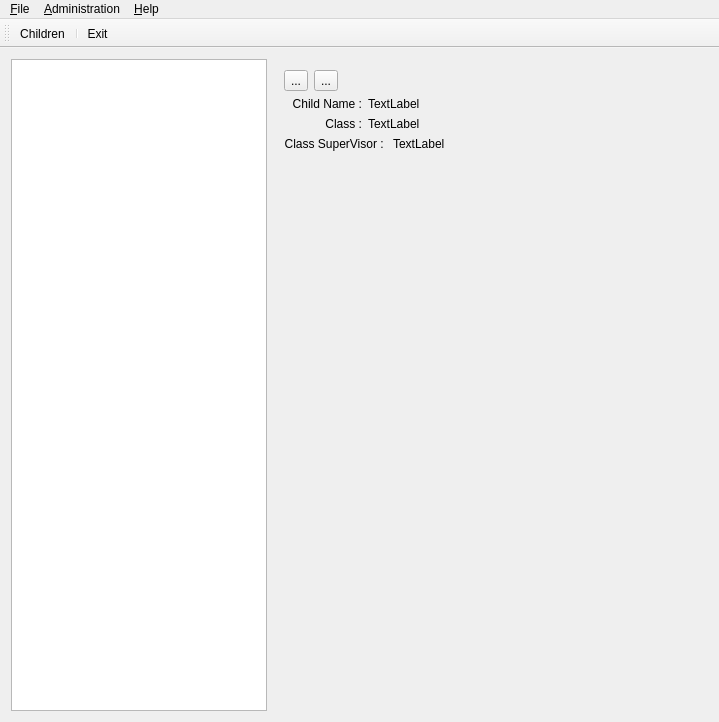
<?xml version="1.0" encoding="UTF-8"?>
<ui version="4.0">
 <class>SmartSchool</class>
 <widget class="QMainWindow" name="SmartSchool">
  <property name="geometry">
   <rect>
    <x>0</x>
    <y>0</y>
    <width>719</width>
    <height>722</height>
   </rect>
  </property>
  <property name="windowTitle">
   <string>Smart School V1.0</string>
  </property>
  <widget class="QWidget" name="centralWidget">
   <layout class="QHBoxLayout" name="horizontalLayout">
    <item>
     <widget class="QListView" name="lstGeneral">
      <property name="sizePolicy">
       <sizepolicy hsizetype="Minimum" vsizetype="Minimum">
        <horstretch>0</horstretch>
        <verstretch>0</verstretch>
       </sizepolicy>
      </property>
      <property name="minimumSize">
       <size>
        <width>100</width>
        <height>100</height>
       </size>
      </property>
      <property name="maximumSize">
       <size>
        <width>300</width>
        <height>16777215</height>
       </size>
      </property>
     </widget>
    </item>
    <item>
     <widget class="QStackedWidget" name="stackedWidget">
      <widget class="QWidget" name="pgChildren">
       <layout class="QVBoxLayout" name="verticalLayout_2">
        <item>
         <layout class="QHBoxLayout" name="horizontalLayout_6">
          <item>
           <widget class="QToolButton" name="toolButton_2">
            <property name="text">
             <string>...</string>
            </property>
           </widget>
          </item>
          <item>
           <widget class="QToolButton" name="toolButton">
            <property name="text">
             <string>...</string>
            </property>
           </widget>
          </item>
          <item>
           <spacer name="horizontalSpacer_2">
            <property name="orientation">
             <enum>Qt::Horizontal</enum>
            </property>
            <property name="sizeHint" stdset="0">
             <size>
              <width>40</width>
              <height>20</height>
             </size>
            </property>
           </spacer>
          </item>
         </layout>
        </item>
        <item>
         <layout class="QHBoxLayout" name="horizontalLayout_5">
          <item>
           <layout class="QVBoxLayout" name="verticalLayout">
            <item>
             <layout class="QHBoxLayout" name="horizontalLayout_2">
              <item>
               <widget class="QLabel" name="label">
                <property name="text">
                 <string>Child Name :</string>
                </property>
                <property name="alignment">
                 <set>Qt::AlignRight|Qt::AlignTrailing|Qt::AlignVCenter</set>
                </property>
               </widget>
              </item>
              <item>
               <widget class="QLabel" name="label_5">
                <property name="text">
                 <string>TextLabel</string>
                </property>
               </widget>
              </item>
             </layout>
            </item>
            <item>
             <layout class="QHBoxLayout" name="horizontalLayout_3">
              <item>
               <widget class="QLabel" name="label_2">
                <property name="text">
                 <string>Class :</string>
                </property>
                <property name="alignment">
                 <set>Qt::AlignRight|Qt::AlignTrailing|Qt::AlignVCenter</set>
                </property>
               </widget>
              </item>
              <item>
               <widget class="QLabel" name="label_6">
                <property name="text">
                 <string>TextLabel</string>
                </property>
               </widget>
              </item>
             </layout>
            </item>
            <item>
             <layout class="QHBoxLayout" name="horizontalLayout_4">
              <item>
               <widget class="QLabel" name="label_3">
                <property name="text">
                 <string>Class SuperVisor : </string>
                </property>
                <property name="alignment">
                 <set>Qt::AlignRight|Qt::AlignTrailing|Qt::AlignVCenter</set>
                </property>
               </widget>
              </item>
              <item>
               <widget class="QLabel" name="label_7">
                <property name="text">
                 <string>TextLabel</string>
                </property>
               </widget>
              </item>
             </layout>
            </item>
           </layout>
          </item>
          <item>
           <spacer name="horizontalSpacer">
            <property name="orientation">
             <enum>Qt::Horizontal</enum>
            </property>
            <property name="sizeHint" stdset="0">
             <size>
              <width>40</width>
              <height>20</height>
             </size>
            </property>
           </spacer>
          </item>
          <item>
           <widget class="QLabel" name="label_4">
            <property name="text">
             <string/>
            </property>
            <property name="pixmap">
             <pixmap resource="icons.qrc">:/icons/im-user.png</pixmap>
            </property>
            <property name="alignment">
             <set>Qt::AlignRight|Qt::AlignTrailing|Qt::AlignVCenter</set>
            </property>
           </widget>
          </item>
         </layout>
        </item>
        <item>
         <spacer name="verticalSpacer">
          <property name="orientation">
           <enum>Qt::Vertical</enum>
          </property>
          <property name="sizeHint" stdset="0">
           <size>
            <width>20</width>
            <height>429</height>
           </size>
          </property>
         </spacer>
        </item>
       </layout>
      </widget>
      <widget class="QWidget" name="page_2"/>
     </widget>
    </item>
   </layout>
  </widget>
  <widget class="QMenuBar" name="menuBar">
   <property name="geometry">
    <rect>
     <x>0</x>
     <y>0</y>
     <width>719</width>
     <height>22</height>
    </rect>
   </property>
   <widget class="QMenu" name="menu_File">
    <property name="title">
     <string>&amp;File</string>
    </property>
    <addaction name="actionExit"/>
   </widget>
   <widget class="QMenu" name="menuDatabase">
    <property name="title">
     <string>&amp;Administration</string>
    </property>
    <addaction name="actionUsers"/>
   </widget>
   <widget class="QMenu" name="menu_Help">
    <property name="title">
     <string>&amp;Help</string>
    </property>
    <addaction name="actionAboutSmartSchool"/>
    <addaction name="actionAboutQt"/>
   </widget>
   <addaction name="menu_File"/>
   <addaction name="menuDatabase"/>
   <addaction name="menu_Help"/>
  </widget>
  <widget class="QToolBar" name="mainToolBar">
   <property name="iconSize">
    <size>
     <width>36</width>
     <height>36</height>
    </size>
   </property>
   <property name="toolButtonStyle">
    <enum>Qt::ToolButtonTextUnderIcon</enum>
   </property>
   <attribute name="toolBarArea">
    <enum>TopToolBarArea</enum>
   </attribute>
   <attribute name="toolBarBreak">
    <bool>false</bool>
   </attribute>
   <addaction name="actionChildren"/>
   <addaction name="separator"/>
   <addaction name="actionExit"/>
  </widget>
  <action name="actionExit">
   <property name="icon">
    <iconset resource="icons.qrc">
     <normaloff>:/icons/application-exit.png</normaloff>:/icons/application-exit.png</iconset>
   </property>
   <property name="text">
    <string>&amp;Exit</string>
   </property>
  </action>
  <action name="actionUsers">
   <property name="icon">
    <iconset resource="icons.qrc">
     <normaloff>:/icons/system-users.png</normaloff>:/icons/system-users.png</iconset>
   </property>
   <property name="text">
    <string>&amp;Users</string>
   </property>
  </action>
  <action name="actionAboutSmartSchool">
   <property name="icon">
    <iconset resource="icons.qrc">
     <normaloff>:/icons/system-help.png</normaloff>:/icons/system-help.png</iconset>
   </property>
   <property name="text">
    <string>About Smart School</string>
   </property>
  </action>
  <action name="actionAboutQt">
   <property name="icon">
    <iconset resource="icons.qrc">
     <normaloff>:/icons/qtlogo.png</normaloff>:/icons/qtlogo.png</iconset>
   </property>
   <property name="text">
    <string>About Qt</string>
   </property>
   <property name="toolTip">
    <string>About Qt</string>
   </property>
  </action>
  <action name="actionChildren">
   <property name="icon">
    <iconset resource="icons.qrc">
     <normaloff>:/icons/view-pim-contacts.png</normaloff>:/icons/view-pim-contacts.png</iconset>
   </property>
   <property name="text">
    <string>Children</string>
   </property>
   <property name="toolTip">
    <string>Show All Children</string>
   </property>
  </action>
 </widget>
 <layoutdefault spacing="6" margin="11"/>
 <resources>
  <include location="icons.qrc"/>
 </resources>
 <connections>
  <connection>
   <sender>actionExit</sender>
   <signal>triggered()</signal>
   <receiver>SmartSchool</receiver>
   <slot>close()</slot>
   <hints>
    <hint type="sourcelabel">
     <x>-1</x>
     <y>-1</y>
    </hint>
    <hint type="destinationlabel">
     <x>199</x>
     <y>149</y>
    </hint>
   </hints>
  </connection>
 </connections>
</ui>
